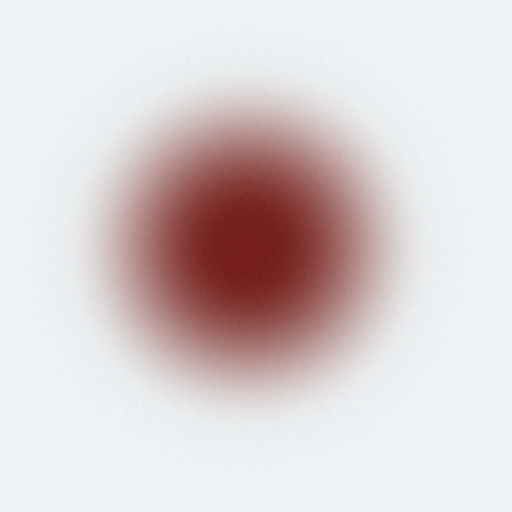
#> input picture backend/datasets/synthetic/samples/csf_like_example.png, 512 x 512 px
$ python -i sample_validation.py   (imports and definitions only)   (older library calls are emulated)
#> lines starting #> are read from the running program, lines starting #| are printed output that depends on the picture; after the words box and inside, x2 and y2 are one past the last pixel; in counts of white or black regions, pixels touching at a corner belong together
### backend/app/image_processing/preprocessing.py
"""Shared low-level image utilities used across the quality/ROI/halo modules."""
from __future__ import annotations

import cv2
import numpy as np


def to_grayscale(image_bgr: np.ndarray) -> np.ndarray:
    if image_bgr.ndim == 2:
        return image_bgr
    return cv2.cvtColor(image_bgr, cv2.COLOR_BGR2GRAY)


# [4 lines left out: function gaussian_blur, not called in this run]


def clahe_equalize(gray: np.ndarray, clip_limit: float = 2.0, tile: int = 8) -> np.ndarray:
    clahe = cv2.createCLAHE(clipLimit=clip_limit, tileGridSize=(tile, tile))
    return clahe.apply(gray)


def resize_max_dimension(image_bgr: np.ndarray, max_dim: int = 900) -> tuple[np.ndarray, float]:
    """Downscale for consistent, fast processing. Returns (image, scale_applied)."""
    h, w = image_bgr.shape[:2]
    longest = max(h, w)
    if longest <= max_dim:
        return image_bgr, 1.0
    scale = max_dim / float(longest)
    resized = cv2.resize(image_bgr, (int(w * scale), int(h * scale)), interpolation=cv2.INTER_AREA)
    return resized, scale


# [15 lines left out: function to_polar, not called in this run]

### backend/app/image_processing/sample_validation.py
"""Sample gate: respond ONLY to photos of a halo test sample (fluid drop on a pad).

Runs before any analysis. Without it, any photo — a face, a cat, a coffee cup — went through
the pipeline and came back "HALO DETECTED" with a confident classification.

Rather than only ruling things out, the gate requires positive evidence of a fluid stain.
Checks, in order (first failure wins):

  1. face            — a face is detected (YuNet DNN + LBP cascade; either one is enough)
  2. no_sample_pad   — the image border isn't a pale, low-saturation absorbent pad
  3. no_stain        — no darker, roughly round stain on the pad
  4. not_fluid_stain — the stain doesn't look like soaked-in fluid: fluid wicks into the pad,
                       leaving a SOFT edge, a SMOOTH interior and a red-brown (blood) colour.
                       Solid objects (coins, stickers, buttons, caps), heads and silhouettes
                       have sharp outlines, internal detail, or neutral/black colour.
  5. cluttered_scene — too much edge detail around the stain for a plain pad

Calibration (docs/validation.md): every one of 1,116 dataset images (all 7 classes plus JPEG,
phone-size, warm-light, dim and fibre-texture variants) is accepted; every natural photo,
tilted/partial/low-light selfie, and stain look-alike (stickers, coins, caps, backlit head)
is refused. Margins are deliberately wide on the sample side because real gauze photos are
messier than the synthetic set — recalibrate once real sample photos exist; refused images
log their measured values for exactly that purpose.

Known limitation: a halo test is blood mixed with the test fluid, so a stain with no blood at
all (clear fluid only) is refused as not_fluid_stain.
"""
from __future__ import annotations

import hashlib
import logging
from dataclasses import dataclass, field
from functools import lru_cache
from pathlib import Path

import cv2
import numpy as np

from app.image_processing.preprocessing import resize_max_dimension, to_grayscale

logger = logging.getLogger(__name__)

# --- thresholds (observed sample ranges in comments) ---
PAD_MIN_BRIGHTNESS = 120          # samples >= 187
PAD_MAX_SATURATION = 60           # samples <= 17
STAIN_MIN_CIRCULARITY = 0.66      # samples >= 0.94; natural photos <= 0.60; a square is 0.64
STAIN_MIN_CONTRAST = 20           # pad brightness minus stain brightness
STAIN_AREA_RANGE = (0.002, 0.85)
STAIN_MIN_WARM_FRACTION = 0.40    # samples >= 0.66; black/grey objects, silhouettes = 0
STAIN_MIN_SATURATION = 50         # samples >= 78; backlit silhouette 36
STAIN_MAX_INTERIOR_EDGES = 0.05   # samples <= 0.031; faces/animals/objects up to 0.09+
STAIN_MAX_RIM_SHARPNESS = 1.20    # samples <= 0.85; every solid object/selfie tested >= 1.49
MAX_EDGE_DENSITY_OUTSIDE = 0.02   # samples 0.000; most natural photos 0.02-0.25
FACE_MIN_SCORE = 0.6              # YuNet: 0 of 1,668 sample images scored above 0.0

_YUNET_PATH = Path(__file__).resolve().parent.parent / "models_bin" / "face_detection_yunet_2023mar.onnx"
_YUNET_SHA256 = "8f2383e4dd3cfbb4553ea8718107fc0423210dc964f9f4280604804ed2552fa4"

MESSAGES = {
    "face": "This looks like a photo of a person's face. Only photos of a halo test sample "
            "(fluid drop on an absorbent pad or gauze) can be analysed.",
    "no_sample_pad": "No sample pad was found. The sample should sit on a pale, plain absorbent "
                     "pad or gauze that fills most of the photo.",
    "no_stain": "No round fluid stain was found on the pad. Centre the drop in the frame and "
                "make sure the stain is visible.",
    "not_fluid_stain": "The dark spot doesn't look like a fluid stain. A halo test stain is blood "
                       "mixed with fluid soaked into the pad — red-brown, with a soft edge and no "
                       "internal detail. This looks like a solid object, a person, or a non-blood mark.",
    "cluttered_scene": "The photo contains too much other detail around the sample. Photograph "
                       "only the pad, close up, against a plain surface.",
}


class NotASampleError(Exception):
    # [4 lines left out: function __init__, not called in this run]


@dataclass
class SampleCheck:
    ok: bool
    reason: str | None = None
    metrics: dict = field(default_factory=dict)

    @property
    def message(self) -> str | None:
        return MESSAGES.get(self.reason) if self.reason else None


# ---------------- faces ----------------

@lru_cache(maxsize=1)
def _lbp_cascade():
    from skimage.data import lbp_frontal_face_cascade_filename
    from skimage.feature import Cascade
    return Cascade(lbp_frontal_face_cascade_filename())


@lru_cache(maxsize=1)
def _yunet():
    """YuNet face detector (OpenCV Zoo, MIT licence). Pinned by SHA-256 so a swapped model file
    is refused; if unavailable the LBP cascade alone is used and a warning is logged."""
    try:
        data = _YUNET_PATH.read_bytes()
    except OSError:
        logger.warning("YuNet model missing at %s — face detection falls back to LBP only.", _YUNET_PATH)
        return None
    if hashlib.sha256(data).hexdigest() != _YUNET_SHA256:
        logger.error("YuNet model hash mismatch — refusing to load it; using LBP only.")
        return None
    return cv2.FaceDetectorYN.create(str(_YUNET_PATH), "", (320, 320), 0.5, 0.3, 50)


def _count_faces(image_bgr: np.ndarray) -> int:
    count = 0
    detector = _yunet()
    if detector is not None:
        small, _ = resize_max_dimension(image_bgr, 640)
        detector.setInputSize((small.shape[1], small.shape[0]))
        _, faces = detector.detect(small)
        if faces is not None:
            count += int((faces[:, -1] >= FACE_MIN_SCORE).sum())
    if count:
        return count
    gray_small, _ = resize_max_dimension(to_grayscale(image_bgr), 512)
    return len(_lbp_cascade().detect_multi_scale(
        img=gray_small, scale_factor=1.2, step_ratio=1, min_size=(48, 48), max_size=(400, 400),
        min_neighbor_number=4,
    ))


# ---------------- pad and stain ----------------

def _border_hsv(image_bgr: np.ndarray) -> tuple[float, float]:
    hsv = cv2.cvtColor(image_bgr, cv2.COLOR_BGR2HSV)
    h, w = hsv.shape[:2]
    b = max(4, int(0.06 * min(h, w)))
    border = np.concatenate([hsv[:b].reshape(-1, 3), hsv[-b:].reshape(-1, 3),
                             hsv[:, :b].reshape(-1, 3), hsv[:, -b:].reshape(-1, 3)])
    return float(np.median(border[:, 2])), float(np.median(border[:, 1]))


def _largest_dark_blob(blurred: np.ndarray):
    _, mask = cv2.threshold(blurred, 0, 255, cv2.THRESH_BINARY_INV + cv2.THRESH_OTSU)
    mask = cv2.morphologyEx(mask, cv2.MORPH_OPEN, cv2.getStructuringElement(cv2.MORPH_ELLIPSE, (5, 5)))
    contours, _ = cv2.findContours(mask, cv2.RETR_EXTERNAL, cv2.CHAIN_APPROX_SIMPLE)
    if not contours:
        return None
    contour = max(contours, key=cv2.contourArea)
    area = cv2.contourArea(contour)
    if area <= 0:
        return None
    (cx, cy), radius = cv2.minEnclosingCircle(contour)
    blob_mask = np.zeros_like(blurred)
    cv2.drawContours(blob_mask, [contour], -1, 255, -1)
    return {
        "area_fraction": area / blurred.size, "circularity": area / (np.pi * radius * radius + 1e-9),
        "mean_gray": float(blurred[blob_mask > 0].mean()), "center": (cx, cy), "radius": radius,
        "mask": blob_mask,
    }


def _fluid_character(image_bgr: np.ndarray, gray: np.ndarray, blurred: np.ndarray, blob: dict) -> dict:
    """Colour, interior smoothness and rim softness of the stain."""
    mask, r = blob["mask"], blob["radius"]
    k = max(3, int(r * 0.15)) | 1
    core = cv2.erode(mask, cv2.getStructuringElement(cv2.MORPH_ELLIPSE, (k, k)))
    if not core.any():
        core = mask
    px = cv2.cvtColor(image_bgr, cv2.COLOR_BGR2HSV)[core > 0]
    warm = ((px[:, 0] <= 25) | (px[:, 0] >= 155)) & (px[:, 1] >= 60)  # red-brown hues, OpenCV 0-180 scale

    edges = cv2.Canny(cv2.GaussianBlur(gray, (5, 5), 0), 40, 120) > 0

    # Rim sharpness: steepest gradient across the stain boundary relative to the stain's contrast,
    # scaled by radius so a soft edge on a big stain isn't mistaken for a sharp one.
    f = blurred.astype(np.float32)
    mag = np.hypot(cv2.Sobel(f, cv2.CV_32F, 1, 0, ksize=3), cv2.Sobel(f, cv2.CV_32F, 0, 1, ksize=3))
    band = cv2.dilate(mask, np.ones((7, 7), np.uint8)) - cv2.erode(mask, np.ones((7, 7), np.uint8))
    ring_out = cv2.dilate(mask, np.ones((31, 31), np.uint8)) - cv2.dilate(mask, np.ones((15, 15), np.uint8))
    outside_level = float(np.median(blurred[ring_out > 0])) if ring_out.any() else 255.0
    contrast = max(1.0, outside_level - float(np.median(blurred[core > 0])))
    rim = float(np.percentile(mag[band > 0], 90)) / contrast * (r / 100.0) if band.any() else 99.0

    return {
        "stain_warm_fraction": round(float(warm.mean()), 3),
        "stain_saturation": float(np.median(px[:, 1])),
        "stain_interior_edges": round(float(edges[core > 0].mean()), 4),
        "stain_rim_sharpness": round(rim, 3),
    }


def validate_sample(image_bgr: np.ndarray) -> SampleCheck:
    image_bgr, _ = resize_max_dimension(image_bgr, 1024)
    gray = to_grayscale(image_bgr)
    blurred = cv2.GaussianBlur(gray, (7, 7), 0)
    h, w = gray.shape
    m: dict = {}

    m["faces"] = _count_faces(image_bgr)
    if m["faces"] > 0:
        return SampleCheck(False, "face", m)

    m["pad_brightness"], m["pad_saturation"] = _border_hsv(image_bgr)
    if m["pad_brightness"] < PAD_MIN_BRIGHTNESS or m["pad_saturation"] > PAD_MAX_SATURATION:
        return SampleCheck(False, "no_sample_pad", m)

    blob = _largest_dark_blob(blurred)
    if blob is None:
        return SampleCheck(False, "no_stain", m)
    m["stain_area_fraction"] = round(blob["area_fraction"], 4)
    m["stain_circularity"] = round(blob["circularity"], 3)
    m["stain_contrast"] = round(m["pad_brightness"] - blob["mean_gray"], 1)
    if (not STAIN_AREA_RANGE[0] <= blob["area_fraction"] <= STAIN_AREA_RANGE[1]
            or blob["circularity"] < STAIN_MIN_CIRCULARITY or m["stain_contrast"] < STAIN_MIN_CONTRAST):
        return SampleCheck(False, "no_stain", m)

    m.update(_fluid_character(image_bgr, gray, blurred, blob))
    if (m["stain_warm_fraction"] < STAIN_MIN_WARM_FRACTION or m["stain_saturation"] < STAIN_MIN_SATURATION
            or m["stain_interior_edges"] > STAIN_MAX_INTERIOR_EDGES
            or m["stain_rim_sharpness"] > STAIN_MAX_RIM_SHARPNESS):
        return SampleCheck(False, "not_fluid_stain", m)

    # Edge detail outside the stain, leaving room for the halo ring itself (outer ring radius
    # can reach ~1.9x the stain radius when the stain blob is only the inner core).
    yy, xx = np.ogrid[:h, :w]
    cx, cy = blob["center"]
    outside = np.hypot(xx - cx, yy - cy) > blob["radius"] * 2.2
    edges = cv2.Canny(cv2.GaussianBlur(gray, (5, 5), 0), 60, 150) > 0
    m["edge_density_outside"] = round(float(edges[outside].mean()) if outside.any() else 0.0, 4)
    if m["edge_density_outside"] > MAX_EDGE_DENSITY_OUTSIDE:
        return SampleCheck(False, "cluttered_scene", m)

    return SampleCheck(True, None, m)

>>> import cv2
>>> picture = cv2.imread('../../datasets/synthetic/samples/csf_like_example.png')
#> picture is the input picture: shape (512, 512, 3); mean B, G, R 209.6, 208.4, 217.9
>>> result = validate_sample(picture)
#> in to_grayscale, `return cv2.cvtColor(image_bgr, cv2.COLOR_BGR2GRAY)`:
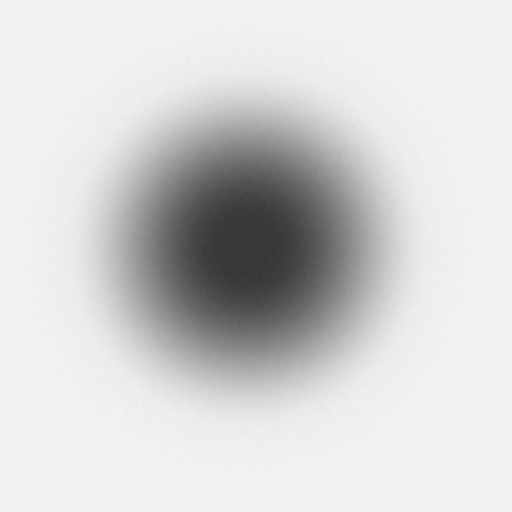
#> returned value: shape (512, 512); min 53, max 245, mean 211.4
#> in _largest_dark_blob, `_, mask = cv2.threshold(blurred, 0, 255, cv2.THRESH_BINARY_INV + cv2.T..`:
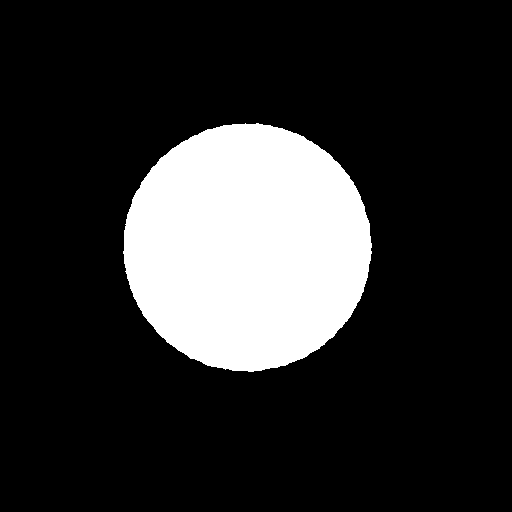
#> mask: shape (512, 512); 18.4% white; 1 white region, box (x1, y1, x2, y2) and area: (123, 123, 372, 372) 48229
#> in _largest_dark_blob, `contours, _ = cv2.findContours(mask, cv2.RETR_EXTERNAL, cv2.CHAIN_APPR..`: contours = 1 contour; box (x1, y1, x2, y2) and area: (123, 123, 372, 372) 47869
#> in _largest_dark_blob, `contour = max(contours, key=cv2.contourArea)`: contour = contour of 372 points, box (x1, y1, x2, y2) (123, 123, 372, 372), area 47869
#> in _largest_dark_blob, `area = cv2.contourArea(contour)`: area = 47869
#> in _largest_dark_blob, `(cx, cy), radius = cv2.minEnclosingCircle(contour)`: cx = 246.8; cy = 247; radius = 124.5
#> in validate_sample, `blob = _largest_dark_blob(blurred)`: blob = 6 items
#> in _fluid_character, `mask, r = blob["mask"], blob["radius"]`: r = 124.5
#> in _fluid_character, `k = max(3, int(r * 0.15)) | 1`: k = 19
#> in _fluid_character, `core = cv2.erode(mask, cv2.getStructuringElement(cv2.MORPH_ELLIPSE, (k..`:
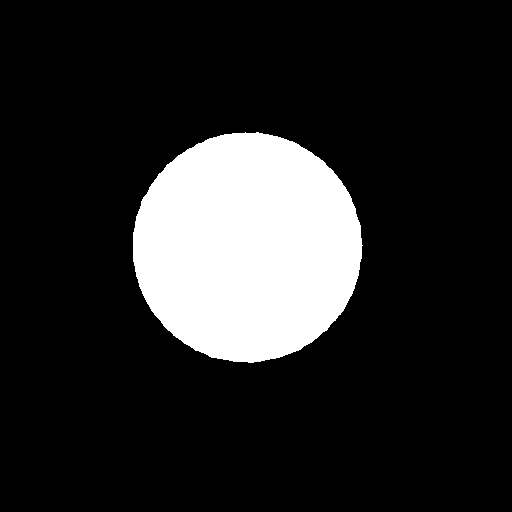
#> core: shape (512, 512); 15.8% white; 1 white region, box (x1, y1, x2, y2) and area: (133, 132, 363, 363) 41365
#> in _fluid_character, `mag = np.hypot(cv2.Sobel(f, cv2.CV_32F, 1, 0, ksize=3), cv2.Sobel(f, c..`:
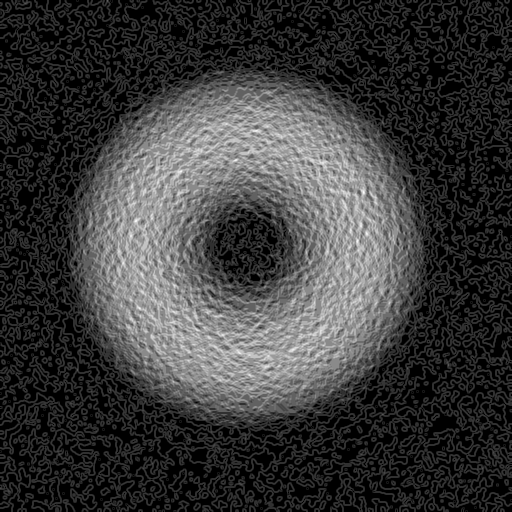
#> mag: shape (512, 512) float32; min 0, max 20.88, mean 4.8; drawn with min black and max white
#> in _fluid_character, `band = cv2.dilate(mask, np.ones((7, 7), np.uint8)) - cv2.erode(mask, n..`:
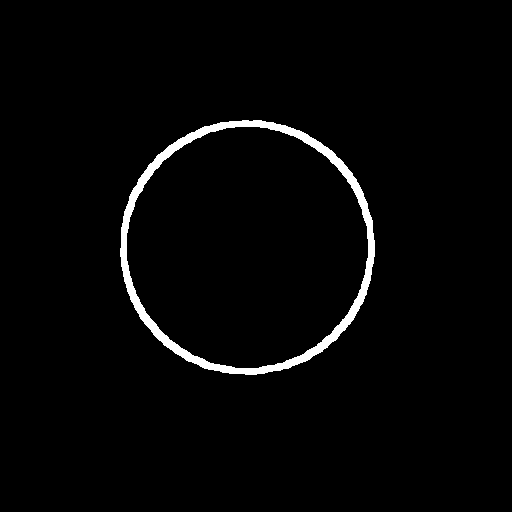
#> band: shape (512, 512); 2.3% white; 1 white region, box (x1, y1, x2, y2) and area: (120, 120, 375, 375) 5986
#> in _fluid_character, `ring_out = cv2.dilate(mask, np.ones((31, 31), np.uint8)) - cv2.dilate(..`:
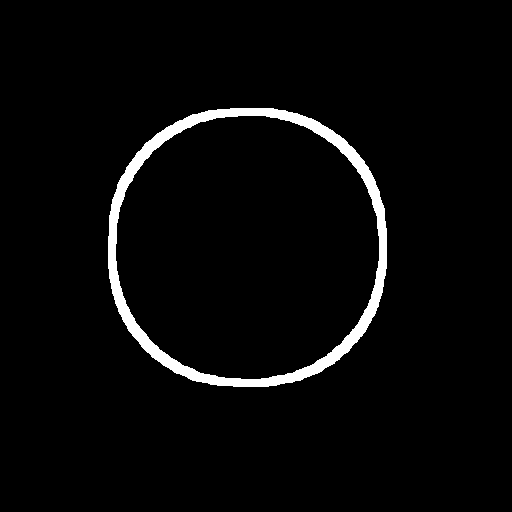
#> ring_out: shape (512, 512); 3.3% white; 1 white region, box (x1, y1, x2, y2) and area: (108, 108, 387, 387) 8672
#> in _fluid_character, `outside_level = float(np.median(blurred[ring_out > 0])) if ring_out.an..`: outside_level = 195
#> in _fluid_character, `contrast = max(1.0, outside_level - float(np.median(blurred[core > 0])))`: contrast = 90
#> in _fluid_character, `rim = float(np.percentile(mag[band > 0], 90)) / contrast * (r / 100.0)..`: rim = 0.215
#> in validate_sample, `cx, cy = blob["center"]`: cx = 246.8; cy = 247
#> in validate_sample, `outside = np.hypot(xx - cx, yy - cy) > blob["radius"] * 2.2`:
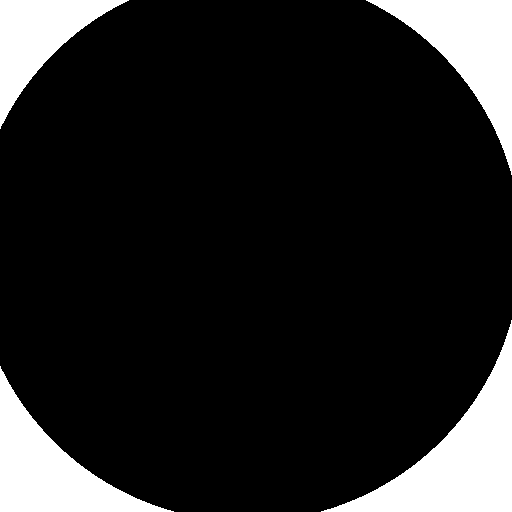
#> outside: shape (512, 512) bool; 13.9% white; 4 white regions, box (x1, y1, x2, y2) and area: (321, 320, 512, 512) 11945, (366, 0, 512, 175) 9087, (0, 366, 174, 512) 9029, (0, 0, 129, 129) 6467

$ run again, on backend/datasets/synthetic/samples/invalid_example.png
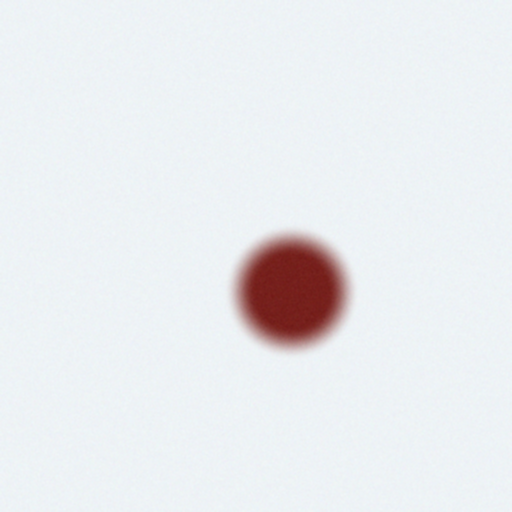
#> input picture backend/datasets/synthetic/samples/invalid_example.png, 512 x 512 px
#> picture is the input picture: shape (512, 512, 3); mean B, G, R 238.3, 235.5, 233.5
#> hsv: shape (512, 512, 3); mean H, S, V 97.7, 13.3, 241.2
#> in _largest_dark_blob, `_, mask = cv2.threshold(blurred, 0, 255, cv2.THRESH_BINARY_INV + cv2.T..`:
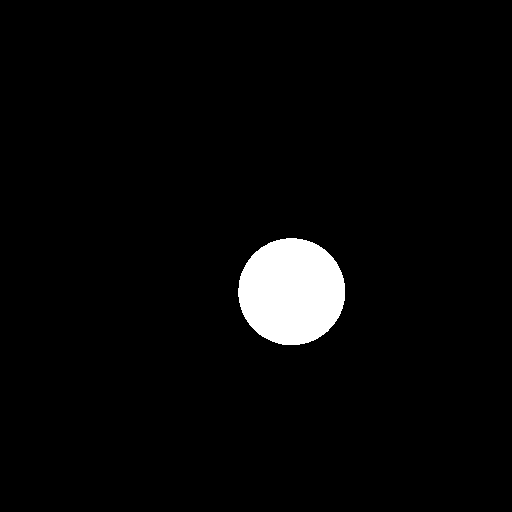
#> mask: shape (512, 512); 3.4% white; 1 white region
#> contours = 1 contour; box (x1, y1, x2, y2) and area: (238, 238, 345, 345) 8844
#> contour = contour of 154 points, box (x1, y1, x2, y2) (238, 238, 345, 345), area 8844
#> area = 8843.5
#> in _largest_dark_blob, `(cx, cy), radius = cv2.minEnclosingCircle(contour)`: cx = 291.2; radius = 53.57
#> blob = 6 items
#> r = 53.57
#> k = 9
#> core: shape (512, 512); 2.9% white; 1 white region, box (x1, y1, x2, y2) and area: (242, 242, 341, 341) 7676
#> edges: shape (512, 512) bool; every value is 0
#> band: shape (512, 512); 0.98% white; 1 white region, box (x1, y1, x2, y2) and area: (235, 235, 348, 348) 2568
#> ring_out: shape (512, 512); 1.6% white; 1 white region, box (x1, y1, x2, y2) and area: (223, 223, 360, 360) 4128
#> outside_level = 240
#> contrast = 182
#> rim = 0.21
#> in validate_sample, `cx, cy = blob["center"]`: cx = 291.2
#> in validate_sample, `outside = np.hypot(xx - cx, yy - cy) > blob["radius"] * 2.2`:
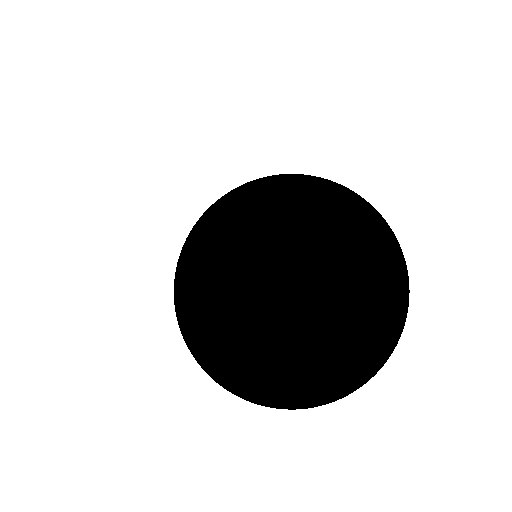
#> outside: shape (512, 512) bool; 83.4% white; 1 black region, box (x1, y1, x2, y2) and area: (174, 174, 410, 410) 43628
